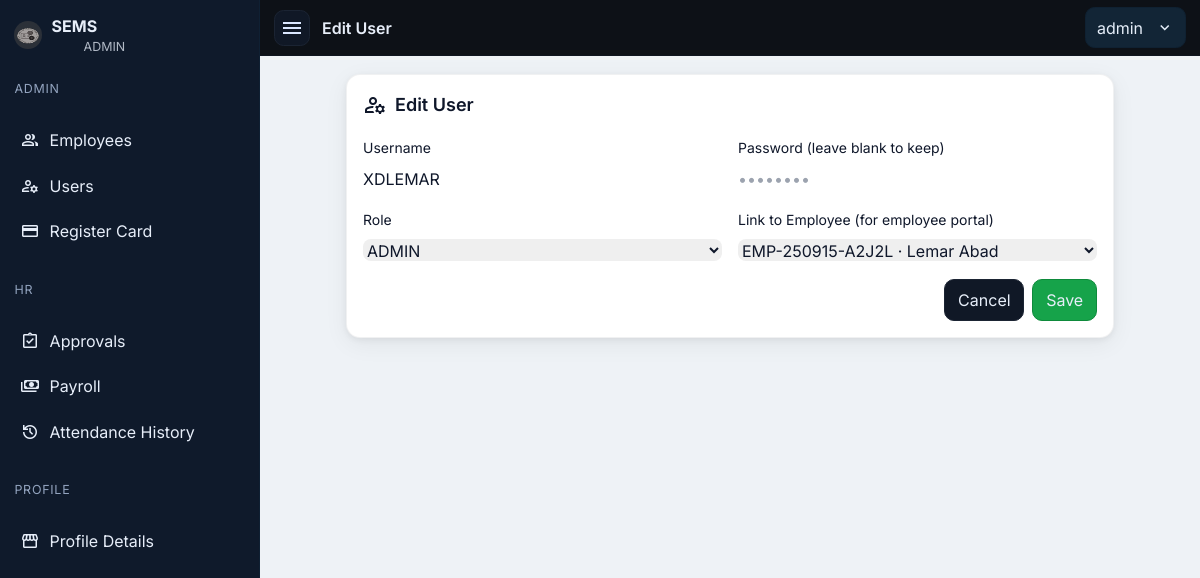
/public/admin/user_form.php?id=2 (signed in), run on the app's committed database.
### tables this page shows
CREATE TABLE `users` (
  `id` int(11) NOT NULL,
  `username` varchar(60) NOT NULL,
  `password_hash` varchar(255) NOT NULL,
  `role` enum('ADMIN','HR','MANAGER','EMPLOYEE') NOT NULL,
  `employee_id` int(11) DEFAULT NULL
);

### public/partials/auth.php (called while the page is built, shortened)
<?php
function current_user(PDO $db){
  $sql="SELECT u.id,u.username,u.role,u.employee_id,
               COALESCE(CONCAT(e.fname,' ',e.lname), u.username) AS name,
               e.position
        FROM users u
        LEFT JOIN employees e ON e.id=u.employee_id
        WHERE u.id=?";
  $st=$db->prepare($sql); $st->execute([$_SESSION['uid']]);
  return $st->fetch(PDO::FETCH_ASSOC);
}

### public/admin/user_form.php (the view, shortened to what this page needs)
<?php
require __DIR__.'/../partials/auth.php'; require_role(['ADMIN']);
$id=(int)($_GET['id']??0); $isEdit=$id>0;
$uRow=['username'=>'','role'=>'EMPLOYEE','employee_id'=>null];
if($isEdit){ $st=$db->prepare("SELECT * FROM users WHERE id=?"); $st->execute([$id]); $uRow=$st->fetch(PDO::FETCH_ASSOC); }
$emps=$db->query("SELECT id, CONCAT(emp_no,' · ',fname,' ',lname) AS label FROM employees WHERE active=1 ORDER BY id DESC")->fetchAll(PDO::FETCH_ASSOC);
$page_title=($isEdit?'Edit':'Add').' User';
require __DIR__.'/../partials/layout_head.php'; require __DIR__.'/../partials/layout_nav.php';
?>
<div class="max-w-3xl mx-auto">
  <form method="post" class="card space-y-4">
    <div class="text-lg font-semibold flex items-center gap-2"><span class="material-symbols-outlined">manage_accounts</span> <?= htmlspecialchars($page_title) ?></div>
    <div class="grid sm:grid-cols-2 gap-4">
      <div>
        <label class="text-sm">Username</label>
        <input name="username" value="<?= htmlspecialchars($uRow['username']) ?>" placeholder="j.doe" class="mt-2 w-full rounded-lg border-slate-300" required>
      </div>
      <div>
        <label class="text-sm">Password <?= $isEdit ? '(leave blank to keep)' : '' ?></label>
        <input name="password" type="password" placeholder="<?= $isEdit ? '••••••••' : 'Set initial password' ?>" class="mt-2 w-full rounded-lg border-slate-300">
      </div>
      <div>
        <label class="text-sm">Role</label>
        <select name="role" class="mt-2 w-full rounded-lg border-slate-300">
          <?php foreach(['ADMIN','HR','MANAGER','EMPLOYEE'] as $r): ?>
            <option <?= $uRow['role']===$r?'selected':'' ?>><?= $r ?></option>
          <?php endforeach; ?>
        </select>
      </div>
      <div>
        <label class="text-sm">Link to Employee (for employee portal)</label>
        <select name="employee_id" class="mt-2 w-full rounded-lg border-slate-300">
          <?php foreach($emps as $e): ?>
            <option value="<?= (int)$e['id'] ?>" <?= ((int)$uRow['employee_id']===(int)$e['id'])?'selected':'' ?>><?= htmlspecialchars($e['label']) ?></option>
          <?php endforeach; ?>
        </select>
      </div>
    </div>
    <div class="flex justify-end gap-2">
      <a href="/sems/public/admin/users.php" class="btn">Cancel</a>
      <button class="btn btn-success">Save</button>
    </div>
  </form>
</div>
<?php require __DIR__.'/../partials/layout_foot.php'; ?>

### public/partials/layout_nav.php (shortened to what this page needs)
<?php
require_once __DIR__.'/auth.php';
$u = current_user($db) ?? ['name'=>'User','role'=>'EMPLOYEE','position'=>null];
$page_title = $page_title ?? 'Dashboard';
function sems_nav_sections(string $role): array {
  $sections = [];
  if ($role === 'ADMIN') {
    $sections[] = ['label'=>'Admin','items'=>[
      ['Employees','/sems/public/admin/employees.php','group'],
      ['Users','/sems/public/admin/users.php','manage_accounts'],
      ['Register Card','/sems/public/admin/cards_register.php','credit_card'],
    ]];
  }
  if ($role === 'HR' || $role === 'ADMIN') {
    $sections[] = ['label'=>'HR','items'=>[
      ['Approvals','/sems/public/hr/approvals.php','assignment_turned_in'],
      ['Payroll','/sems/public/hr/payroll_run.php','payments'],
      ['Attendance History','/sems/public/hr/attendance_history.php','history'],
    ]];
  }
  $sections[] = ['label'=>'Profile','items'=>[
    ['Profile Details','/sems/public/employee/profile.php','storefront']
  ]];
  return $sections;
}
$sections = sems_nav_sections($u['role']);
?>
<nav id="sb" class="sb" aria-label="Sidebar">
  <div class="sb-head">
    <img src="/sems/public/assets/logo.png" alt="SEMS">
    <div>
      <div style="font-weight:700">SEMS</div>
      <div class="sb-role"><?= htmlspecialchars($u['role']) ?></div>
    </div>
  </div>
  <?php foreach ($sections as $section): ?>
    <div class="sb-section"><?= htmlspecialchars($section['label']) ?></div>
    <ul>
      <?php foreach ($section['items'] as [$label,$href,$icon]):
        $is = (strpos($_SERVER['REQUEST_URI'],$href)===0) ? 'active' : ''; ?>
        <li><a class="<?= $is ?>" href="<?= $href ?>"><span class="ms"><?= $icon ?></span><span><?= htmlspecialchars($label) ?></span></a></li>
      <?php endforeach; ?>
    </ul>
  <?php endforeach; ?>
</nav>
<header class="topbar" role="banner">
  <button id="toggle" class="hambtn" aria-label="Toggle navigation">
    <span class="material-symbols-outlined">menu</span>
  </button>
  <div style="font-weight:600"><?= htmlspecialchars($page_title) ?></div>
  <div class="menu" id="profileMenu">
    <button class="menu-btn" type="button" title="Account">
      <span><?= htmlspecialchars($u['name'] ?? 'User') ?></span>
      <span class="material-symbols-outlined" style="font-size:18px;margin-left:.25rem">expand_more</span>
    </button>
  </div>
</header>
<div id="main"><div class="container">

### public/partials/layout_head.php (style rules this page uses)
:root { --sb-w:260px; --brand:#0d1117; --sidebar:#0f1a2b; --sidebar-hover:#14233c; --active:#134e4a; --surface:#eef2f6; --card:#ffffff; --ink:#0f172a; --muted:#64748b; --accent:#10b981; }
* { box-sizing:border-box }
html,body { margin:0 }
body { font-family:Inter,system-ui,Segoe UI,Roboto,Arial,sans-serif; background:var(--surface); color:var(--ink); }
.topbar { position:sticky; top:0; z-index:50; height:56px; display:flex; align-items:center; gap:.75rem; background:var(--brand); color:#e7eef9; border-bottom:1px solid #0e1520; padding-inline:14px; transition: padding-left .2s ease; }
.hambtn { width:36px;height:36px;display:inline-grid;place-items:center;border-radius:.6rem;border:1px solid #1b2433;background:#101826;color:#dbe7ff;cursor:pointer }
.material-symbols-outlined { font-variation-settings:'FILL' 0,'wght' 400,'GRAD' 0,'opsz' 24 }
.menu { position:relative;margin-left:auto }
.menu-btn { display:flex;align-items:center;gap:.55rem;cursor:pointer;background:#122536;color:#e5eef9;border:1px solid #0f2132;border-radius:.6rem;padding:.45rem .7rem }
.sb { position:fixed;inset:0 auto 0 0;z-index:60;width:var(--sb-w);background:var(--sidebar);color:#e7eef9;border-right:1px solid #0f2033;transform:translateX(-100%);transition:transform .2s ease;display:flex;flex-direction:column }
.sb.open { transform:translateX(0) }
.sb-head { display:flex;gap:.6rem;align-items:center;padding:14px }
.sb-head img { width:28px;height:28px;border-radius:50%;background:#2b3038 }
.sb-role { font-size:.78rem;opacity:.75;margin-left:2rem }
.sb ul { list-style:none;margin:8px 8px 16px;padding:0 }
.sb li { margin:.1rem 0 }
.sb a { display:flex;align-items:center;gap:.6rem;color:#e7eef9;padding:10px 12px;border-radius:10px }
.sb-section { padding:.6rem .9rem;color:#93a4bf;font-size:.78rem;text-transform:uppercase;letter-spacing:.06em }
.ms { font-family:'Material Symbols Outlined';font-weight:400;font-style:normal;font-size:20px;line-height:1 }
#main { min-height:calc(100vh - 56px);transition:padding-left .2s ease; }
.container { max-width:1100px;margin:0 auto;padding:18px }
@media (min-width: 992px) { body.with-sb .topbar { padding-left:calc(14px + var(--sb-w)); } }
@media (min-width: 992px) { body.with-sb #main { padding-left:var(--sb-w); } }
.card { background:var(--card);color:var(--ink);border-radius:14px;padding:16px;border:1px solid rgba(15,23,42,.06);box-shadow:0 6px 24px rgba(2,10,24,.06),0 2px 6px rgba(2,10,24,.06) }
.btn { display:inline-flex;align-items:center;gap:.4rem;padding:.5rem .8rem;background:#101826;color:#e7eef9;border:1px solid #1b2433;border-radius:10px }
.btn-success { background:#16a34a;border-color:#0e8a3b }

### data on the page
users: role "ADMIN"
users: username "XDLEMAR", role "ADMIN", employee_id "EMP-250915-A2J2L · Lemar Abad"

### other printed values
$section['label'] "ADMIN"
$label "Employees"
$label "Users"
$label "Register Card"
$section['label'] "HR"
$label "Approvals"
$label "Payroll"
$label "Attendance History"
$section['label'] "PROFILE"
$label "Profile Details"
$page_title "Edit User"
$u['name'] "admin"
